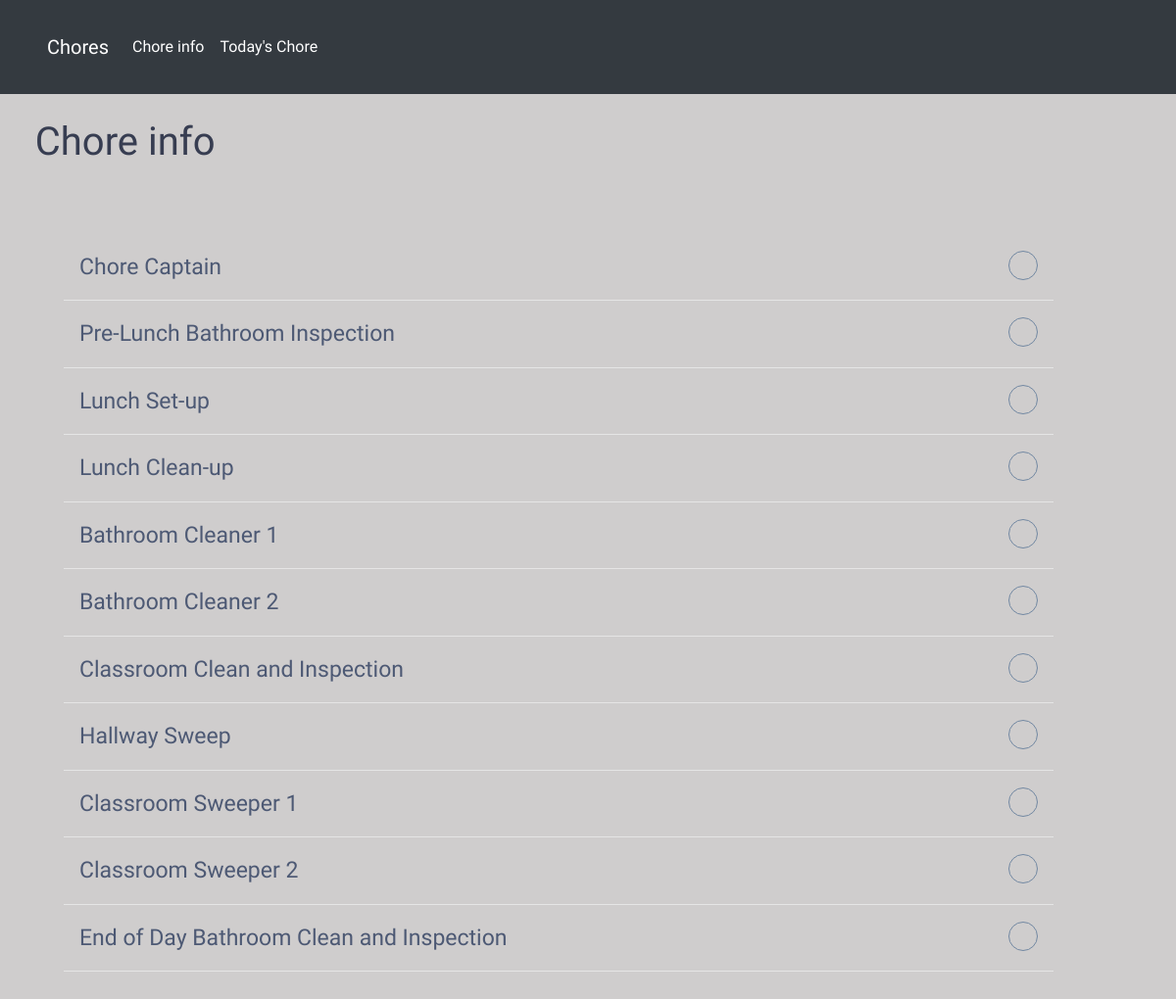
Screenshot of /chore_details with the database file from the repository.
### app/models.py (models this page shows)
class Chore(models.Model):
    name = models.TextField()
    description = models.TextField()
    time = models.TextField(choices=[
        ['morning', 'morning'],
        ['afternoon', 'afternoon']
    ])
    complete = models.BooleanField(default=False)

### app/views.py (the view)
# urls.py: path("chore_details", app.views.chore_details, name="chore_details")
def chore_details(request):
    chores = Chore.objects.all()
    return render(request, 'chore_details.html', {"chores": chores})

### app/templates/chore_details.html (shortened to what this page needs)
{% load static %}
<!DOCTYPE html>
<html lang="en">
<head>
    <link rel="stylesheet" href="{% static 'main.css' %}">
    <link rel="stylesheet" href="https://maxcdn.bootstrapcdn.com/font-awesome/4.4.0/css/font-awesome.min.css">
    <link rel="stylesheet" href="https://stackpath.bootstrapcdn.com/bootstrap/4.3.1/css/bootstrap.min.css">
</head>
<nav id="nav-bar" style="height: 6rem" class="navbar navbar-expand-lg navbar-dark bg-dark px-5">
    <a href="{% url 'home' %}" class="navbar-brand">Chores</a>
    <ul class="navbar-nav">
        <li class="nav-item">
            <a href="{% url 'chore_details' %}" class="nav-link text-white">Chore info</a>
        </li>
        <li class="nav-item">
            <a href="{% url 'todays_chore' %}" class="nav-link text-white">Today's Chore</a>
        </li>
    </ul>
</nav>
<body class="chore-details-body">
<div class="container">
<h1>Chore info</h1>
  <div class="accordion">
  {% for chore in chores %}
    <div class="accordion-item">
      <a style="font-size: 23px;">{{chore.name}}</a>
    </div>
    {% endfor %}
  </div>
</div>
</body>
</html>

### app/static/main.css (style rules this page uses)
.chore-details-body { margin: 0; padding: 0; font-family: 'Hind', sans-serif; background: #fff; color: #4d5974; display: -webkit-box; display: -webkit-flex; display: -ms-flexbox; display: flex; min-height: 100vh; background-color: rgb(207, 205, 205) }
.container { margin: 0 auto; position: absolute; top: 100px; }
h1, h3 { font-size: 1.75rem; color: #373d51; padding: 1.3rem; margin: 0; }
#nav-bar { width: 100% }
.accordion { margin: 50px; }
.accordion a { position: relative; display: -webkit-box; display: -webkit-flex; display: -ms-flexbox; display: flex; -webkit-box-orient: vertical; -webkit-box-direction: normal; -webkit-flex-direction: column; -ms-flex-direction: column; flex-direction: column; width: 100%; padding: 1rem 3rem 1rem 1rem; color: #7288a2; font-size: 1.65rem; font-weight: 400; border-bottom: 1px solid #e5e5e5; }
.accordion a::after { font-family: 'Ionicons'; content: '\f218'; position: absolute; float: right; right: 1rem; font-size: 1rem; color: #7288a2; padding: 5px; width: 30px; height: 30px; -webkit-border-radius: 50%; -moz-border-radius: 50%; border-radius: 50%; border: 1px solid #7288a2; text-align: center; }
body { font-family: 'Open Sans', Arial, sans-serif; background-color: rgb(207, 205, 205); }

### rows the page displays
Chore: name "Chore Captain"
Chore: name "Pre-Lunch Bathroom Inspection"
Chore: name "Lunch Set-up"
Chore: name "Lunch Clean-up"
Chore: name "Bathroom Cleaner 1"
Chore: name "Bathroom Cleaner 2"
Chore: name "Classroom Clean and Inspection"
Chore: name "Hallway Sweep"
Chore: name "Classroom Sweeper 1"
Chore: name "Classroom Sweeper 2"
Chore: name "End of Day Bathroom Clean and Inspection"
